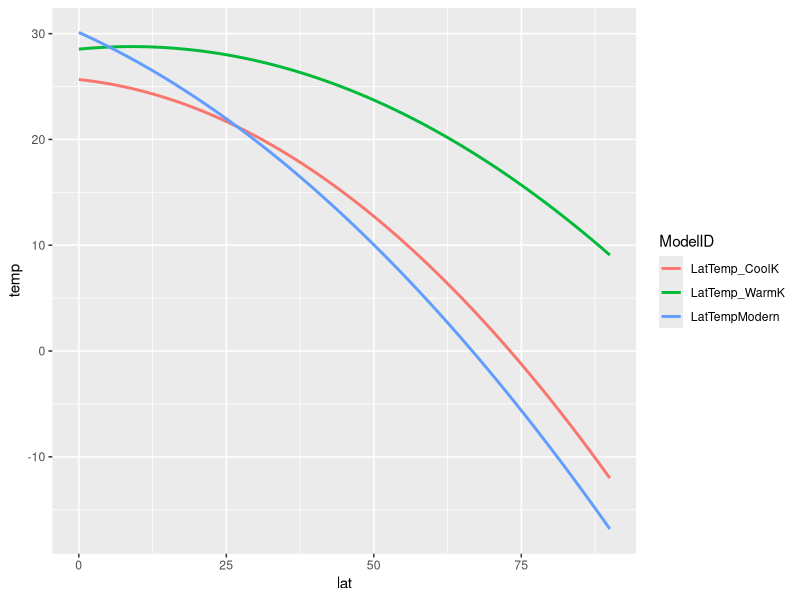

Here is the R script that generated this plot: (Note: this script raises an error after producing the figure.)

# Contingencies -----------------------------------------------------------

library(tidyverse)
library(dplyr)

# MAT ---------------------------------------------------------------------

  # Latitude vs MAT (see Table 1, Suarez et al. 2011)

    # Leaf physiognomy Wolfe and Upchurch, 1987 <- - 0.0006 * lat2−0.2025* lat+30.25 
    #LeafPhysCret <- -0.004* lat2+0.0796* lat−4.329 # Leaf physiognomy Wolfe and Upchurch, 1987; Spicer and Corfield, 1992
    
    # Empirical Data
      # Temps from V1075 dual-taxon results
        TempFishTurt <- 22.2 
        TemplowCI <- 22.2 - 5.5
        TemphighCI <- 22.2 + 5.4
        
      # V1075 d18O water data
        # Glyptops
          turtle_1075 <- -8.4
          turtle_1075_loCI <- turtle_1075 - 1.1
          turtle_1075_hiCI <- turtle_1075 +1.1
        # Croc G 
          # CrocG_1075 <- 
          # CrocG_1075_loCI <-
          # CrocG_1075_hiCI <-
          
      # Suarez et al. 2021 Ruby Ranch Data
        RRtemps <- c(38.6, 32.4, 31.3, 44.5, 19.8)
        RRlat <- c(36.9, 36.9,36.9,36.9,36.9)
        RRtempLat <- data.frame(RRtemps, RRlat)
        
      #Kate's Antlers Data
        AntPlat <- c(32, 32, 32, 32)
        AntPhyTemps <- c(31,31,27,26)
        AntlersPhyloTemps <- data.frame(AntPlat, AntPhyTemps)
        AntlersPhyloTemps <- AntlersPhyloTemps %>% 
          rename(lat = AntPlat,temp = AntPhyTemps)
        
    # Models
      lat <- seq(0,90,by=1)
      LatTempModern <- -0.003* (lat^2) - 0.2514 * lat+30.113 #Rozanski et al., 1993
      LatTemp_CoolK  <- -0.004 * (lat^2) - 0.0586 * lat + 25.662 #Barron (1983)
      LatTemp_WarmK <- -0.003 * (lat^2) + 0.0538 * lat + 28.534 #Barron (1983)
      LatTemp_GENESIS_MOM <- -0.003 * (lat^2) - 0.0321 * lat + 32.514 #Zhou et al. (2008) 
      
      LatGrads <- data.frame(lat, LatTempModern, LatTemp_CoolK, LatTemp_WarmK)
      head(LatGrads)


      df <- gather(LatGrads, key = ModelID, value = temp, 
             c("LatTempModern", "LatTemp_CoolK", "LatTemp_WarmK"))

#GGPLOT

ggplot(df, aes(lat,temp, group = ModelID, color = ModelID)) +
  geom_line(size =1)


df$ModelID <- as.factor(df$ModelID)
levels(df$ModelID)
df$ModelID <- factor(df$ModelID, levels = c("LatTempModern", "LatTemp_CoolK", "LatTemp_WarmK"))


fishTempLat <- data.frame(TempFishTurt, 45, 0)
fishTempLat$X0 <- c("gar")
fishTempLat <- fishTempLat %>% 
  rename(
    lat = X45,
    temp = TempFishTurt,
    ModelID = X0
  )


# Base R Plot

garV1075 <- fishTempLat$temp

y1 <- LatTempModern$temp

par(mar = c(5,6,1,1))

plot(lat, LatTempModern, las = 1, type = "l", lwd = 2, ylim = c(-10, 40), xlab = substitute(paste(bold("Latitude (°N)"))), ylab=substitute(paste(bold("T (°C)"))), font = 2, cex.lab = 2, cex.axis = 1.5) 
box(lwd =3)
legend(0,15, 
       legend = c("Modern Gradient", "GENESIS-MOM"), 
       lty = c(1,2,3,5), lwd = 2,
       box.lwd = 0,
       bg ="transparent")
legend(0,0, 
       legend = c("Fish Phosphates (This Study)", "Phyllosilicates (Andrzejewski and Tabor, 2020)"), 
       pch = 1:2,
       box.lwd = 0,
       pt.cex = 1.5)
#lines(LatTemp_CoolK, lty = 2, lwd = 2 )
#lines(LatTemp_WarmK, lty = 3, lwd = 2)
lines(LatTemp_GENESIS_MOM, lty = 5, lwd = 2)
points(fishTempLat$lat, fishTempLat$temp, pch = 1, lwd = 2, cex = 1.5)
points(AntlersPhyloTemps$lat, AntlersPhyloTemps$temp, pch =2, lwd = 2, cex = 1.5)
points(RRtempLat$RRlat, RRtempLat$RRtemps, pch =3, lwd = 2, cex = 1.5)


# Water Isotopes ----------------------------------------------------------



# Latitude vs Meteoric water d180 (see Table 1, Suarez et al. 2011)
LatMeteoric_Modern <- -0.003* (lat^2) + 0.0595* lat - 3.699 #Rozanski et al., 1993
LatMeteoric_CoolK <- -0.005 * (lat^2) + 0.1137 * lat - 5.270 #Barron (1983)
LatMeteoric_WarmK <- -0.005 * (lat^2) + 0.1299 * lat - 4.901 #Barron (1983)
LatMeteoric_GENESIS_MOM <- -0.005* (lat^2) +0.0730* lat - 4.001 #Zhou et al. (2008)




oxydeltmw <- expression("δ"^18 * "O‰ (VSMOW)")

par(mar = c(5,6,1,1))


# plot d18Omw vs latitude with models overlain
plot(lat, LatMeteoric_Modern, type = "l", las = 1, lwd = 2, xlim = c(20, 60), ylim = c(-10, -2), xlab = substitute(paste(bold("Latitude (°N)"))), ylab=substitute(paste(bold("d18Omw"))), font = 2, cex.lab = 2, cex.axis = 1.5) 
box(lwd =3)
legend("bottomleft", 
       box.lwd = 0,
       bg = "transparent",
       legend = c("Modern", "Cool K", "Warm K", "K Climate Model"), 
       lty = c(1,2,3,5), 
       lwd = 2 )
legend("topright",
       box.lwd = 0,
       bg = "transparent",
       legend = c("Turtles (Suarez et al., 2020)", "Glyptops sp.", "'Croc A'", "'Croc B'", "'Croc G'"), 
       pch = c(4, 7, 12, 10, 9),
       pt.cex = 1.5)
lines(LatMeteoric_CoolK, lty = 2, lwd = 2 )
lines(LatMeteoric_WarmK, lty = 3, lwd = 2)
lines(LatMeteoric_GENESIS_MOM, lty = 5, lwd = 2)
points(median(LSCelinaTurts$Palaeolatitude), median(LSCelinaTurts$d18Ow), pch = 4, col="black", lwd = 2, cex = 1.5)
points(median(HFCelinaTurts$Palaeolatitude), median(HFCelinaTurts$d18Ow), pch = 4, col="black", lwd = 2, cex = 1.5)
points(median(RRCelinaTurts$Palaeolatitude), median(RRCelinaTurts$d18Ow), pch = 4, col="black", lwd = 2, cex = 1.5)
points(c(40), turtle_1075, pch = 7, col="black", lwd = 2, cex = 1.5)
#points(40, d18Ow_crocA, pch = 12, col="black", lwd = 2, cex = 1.5)
#points(40, d18Omw_crocB, pch = 10, col="black", lwd = 2, cex = 1.5)
#points(40, d18Omw_crocG, pch = 9, col="black", lwd = 2, cex = 1.5)
#points(RRCelinaTurts$Palaeolatitude, RRCelinaTurts$d18Ow, pch = 1, lwd = 2, cex = 1.5)
#points(HFCelinaTurts$Palaeolatitude, HFCelinaTurts$d18Ow, pch =2, lwd = 2, cex = 1.5)

dev.off()

#TempModels <- c(LatTempModern, LatTemp_CoolK, LatTemp_WarmK, LatTemp_GENESIS_MOM)
#df <- data.frame(lat,TempModels, ModelID)
#plot(LatTempModern, ylim = c(-20, 40), xlim = c(0,90))
#points(40,fishTemp, col = "orange")
#points(40, TempFishCroc, col = "dark green")
#points(37, 31)

#points(37, 27)

